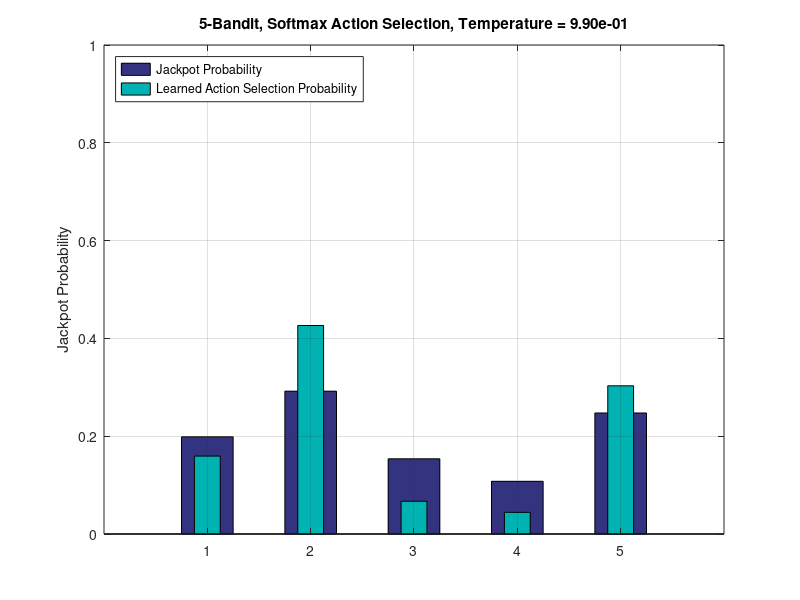

Source code (MATLAB):
%N-armed bandit example
%using Softmax Action Selection
%with Boltzmann probability distribution
%over the set of actions

clear;
clc;
close all;

n = 5;
banditProbs = rand(1,n);
banditProbs = banditProbs/sum(banditProbs);
%Initial action value estimate
%Set > 0 for optimistic initialization
%i.e. exploration
Q0 = 1;
%Initialize our action value estimates
Q = ones(1,n)*Q0;
K = zeros(1,n);
alpha = .1;

%Temperature parameter
temperature = .99;
%Number of tests
n_iter = 3000;

for i = 1:n_iter
  %Set jackpot results
  jackpots = binornd(1,banditProbs,[1 n]);
  
  %Compute probabilities
  denom = sum(exp(Q./temperature));
  nomin = exp(Q./temperature);
  probs = nomin./denom;
  
  
  %Choose action according to softmax action selection method
  action = find(rand<cumsum(probs),1,'first');
  
  %Determine action reward
  if(jackpots(action) == 1)
    reward = 10;
  else
    reward = -1;
  end
  K(action) = K(action) + 1;
  alpha = 1/K(action);
  Q(action) = Q(action) + alpha*(reward - Q(action));

%  if(K(action)-1 > 0)
%    %Recompute action values
%    Q(action) = (Q(action)*(K(action)-1))+reward;
%    Q(action) = Q(action)/K(action);
%  else
%    Q(action) = reward;
%  end
  

  
  
end


w1 = 0.5;
bar([1:n],banditProbs,w1,'FaceColor',[0.2 0.2 0.5])
ylim([0 1]);
w2 = .25;
hold on
bar([1:n],probs,w2,'FaceColor',[0 0.7 0.7])
hold off

grid on
titleStr = '%d-Bandit, Softmax Action Selection, Temperature = %.2e';
title(sprintf(titleStr, n, temperature));
ylabel('Jackpot Probability')
legend({'Jackpot Probability','Learned Action Selection Probability'},'Location','northwest')

